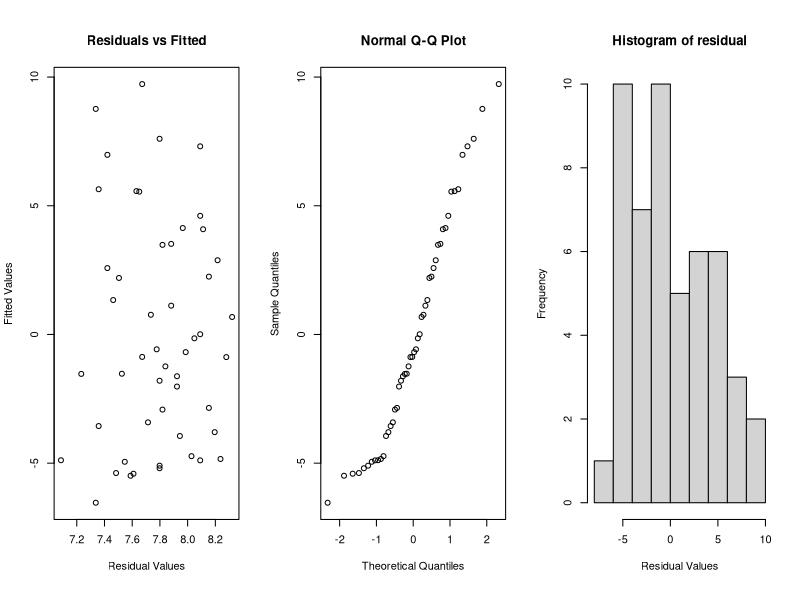

Generate this figure with R:
## ---- chunk 1
#' @title Least Square Estimator-group3 
#'
#' @description We create a function of the OLS estimator of the coefficients called beta_hats. 
#' @param Dependent A \code{vector} with the values for the dependent variable (or outcome variable).
#' @param Independent A \code{matrix} with the values for the independent variable.
#' @return A \code{numeric}.
#' @author John M. Musah & Alan R. Galloway
#' @importFrom 
#' @export
#' @examples
#' Using data("USArrests")
#' coeff_lm(USArrests$Murder,USArrests$UrbanPop)

#library(MASS)

coeff_beta <- function (Dependent, Independent) {
  
  library(MASS)
  #-------------------------------- preamble -------------------------------------
  # in case user gets something that is not a vector for 'Dependent'
  #  or a matrix for 'Independent', coerce data:
  Dependent <- as.vector(Dependent)
  Independent <- as.matrix(cbind(1,Independent))
  
  beta <- solve(t(Independent)%*%Independent)%*%t(Independent)%*%Dependent
  
  return(beta)

 
}

coeff_beta(USArrests$Murder,USArrests$UrbanPop)

## ---- chunk 2
#' @title Linear Model Function-group3
#'
#' @description We create a function of the OLS estimator of the coefficients called beta_hats. 
#' @param Dependent A \code{vector} with the values for the dependent variable (or outcome variable).
#' @param Independent A \code{matrix} with the values for the independent variable.
#' @param Beta A \code{matrix} that can be calculated using \code{coeff_lm} function.!
#' @param alpha A \code{numeric} (double) that sets the alpha coefficient to be used. Has to be between 0 and 1.
#' @param method A \code{string} that defines the method used. Options are "Asymptotic" and "Bootstrap", accepts minor misspellings with a warning - which can be both good and bad.
#' @return A \code{list} containing the following attributes:
#' \describe{
#'      \item{beta}{Estimated coefficients, Linear Regression Model.}
#'      \item{sigma2}{explanation}
#'      \item{variance_beta}{explanation}
#'      \item{ci}{explanation}
#' }
#' @author John M. Musah & Alan R. Galloway
#' @importFrom 
#' @export
#' @examples
#' Using data("USArrests")
#' coeff_lm(USArrests$Murder,USArrests$UrbanPop)

coeff_ci <- function (Dependent, Independent, alpha = 0.05) {
  
  beta <- coeff_beta(USArrests$Murder, USArrests$UrbanPop)
  b <- beta
  Dependent <- as.vector(USArrests$Murder)
  Independent <- as.matrix(USArrests$UrbanPop)
  n <- length(Dependent)
  p <- dim(Independent)[2]
  degrees_freedom <- n - p
  Independent <- as.matrix(cbind(1,USArrests$UrbanPop))
  
  #resid
  resid <- Dependent - Independent%*%as.matrix(b)
  
  #sigma2.hat
  sigma2.hat <- (1/degrees_freedom) * t(resid) %*% resid
  
  #var.beta
  var.beta <- as.numeric(sigma2.hat)*solve(t(Independent)%*%Independent)
  
  #quant
  quant <- 1 - alpha/2
  
  a <- beta - qnorm(p = quant)
  a <- as.numeric(a)
  
  c <- sqrt(var.beta)
  c <- t(b)
  c <- as.numeric(b)
  
  d <- beta + qnorm(p = quant)
  d <- as.matrix(d)
  d <- as.numeric(d)
  #nonconforming arrays?
  ci.beta <- c(a%*%c, d%*%c)
  
  return(ci.beta)
}
 
coeff_ci(USArrests$Murder,USArrests$UrbanPop)
## ---- chunk 3
#' @title Linear Model Function-group3
#'
#' @description Function that 
#' @param Dependent A \code{vector} with the values for the dependent variable (also called outcome).
#' @param Independent A \code{matrix} with the values for the independent variable (also called predictors, or explanatory variable).
#' @param Beta A \code{matrix} that can be calculated using \code{coeff_lm} function.!
#' @param alpha A \code{numeric} (double) that sets the alpha coefficient to be used. Has to be between 0 and 1.
#' @param method A \code{string} that defines the method used. Options are "Asymptotic" and "Bootstrap", accepts minor misspellings with a warning - which can be both good and bad.
#' @return A \code{list} containing the following attributes:
#' \describe{
#'      \item{beta}{Estimated coefficients, Linear Regression Model.}
#'      \item{sigma2}{explanation}
#'      \item{variance_beta}{explanation}
#'      \item{ci}{explanation}
#' }
#' @author John M. Musah & Alan R. Galloway
#' @importFrom 
#' @export
#' @examples
#' Using data("USArrests")
#' coeff_lm(USArrests$Murder,USArrests$UrbanPop)

coeff_ftest <- function (Dependent, Independent) {
  
   #--------------------------------------------------------------------------
  #-------------------------------- preamble --------------------------------
  
  # in case user gets something that is not a vector for 'Dependent'
  #  or a matrix for 'Independent', coerce data:
  #
  beta <- coeff_beta(Dependent, Independent)
  b <- beta
  Dependent <- as.vector(Dependent)
  Independent <- as.matrix(Independent)
  n <- length(Dependent)
  sample_mean <- mean(Dependent)
  Ind <- cbind(1,Independent)
  y_hat <- Ind%*% as.matrix(b)
  fit <- Ind%*%as.matrix(b)
  p <- dim(Ind)[2]
  degrees_freedom <- n - p
  
  DFM <- p - 1
  DFE <- n - p
  SSM <- sum((y_hat - sample_mean)^2)
  
  MSM <- SSM/DFM
  
  SSE <- sum((Dependent - y_hat)^2)
  
  MSE <- SSE/DFE
  #--------------------------------------------------------------------------
  
  # check and warnings:
  # 
  if(n != dim(Independent)[1])
    
    stop("Can you check the correspondence between x and y values? It seems we do not have proper pairs! If in doubt, check the documentation using ?coeff_least_sq")
  #--------------------------------------------------------------------------
  
  f_stat <- MSM/MSE
 
  f_prob <- pf(f_stat, DFM, DFE, lower.tail = FALSE)
  f_info <- rbind(f_stat, DFM, DFE, f_prob)
  rownames(f_info) <- c("F Stat: ","Lower DF: ","Higher DF:","P-Value: ")
  return(f_info) 
  
}

coeff_ftest(USArrests$Murder,USArrests$UrbanPop)



## ---- chunk 4
#' @title functon for r squared predicted error-group3
#'
#' @description Function that 
#' @param Dependent A \code{vector} with the values for the dependent variable (also called outcome).
#' @param Independent A \code{matrix} with the values for the independent variable (also called predictors, or explanatory variable).
#' @param Beta A \code{matrix} that can be calculated using \code{coeff_lm} function.!
#' @param alpha A \code{numeric} (double) that sets the alpha coefficient to be used. Has to be between 0 and 1.
#' @param method A \code{string} that defines the method used. Options are "Asymptotic" and "Bootstrap", accepts minor misspellings with a warning - which can be both good and bad.
#' @return A \code{list} containing the following attributes:
#' \describe{
#'      \item{beta}{Estimated coefficients, Linear Regression Model.}
#'      \item{sigma2}{explanation}
#'      \item{variance_beta}{explanation}
#'      \item{ci}{explanation}
#' }
#' @author John M. Musah & Alan R. Galloway
#' @importFrom 
#' @export
#' @examples
#' Using data("USArrests")
#' coeff_lm(USArrests$Murder,USArrests$UrbanPop)


coeff_rsquared <- function (Dependent, Independent) {
  
  #--------------------------------------------------------------------------
  #-------------------------------- preamble --------------------------------
  
  # in case user gets something that is not a vector for 'Dependent'
  #  or a matrix for 'Independent', coerce data:
  #
  beta <- coeff_beta(Dependent, Independent)
  b <- beta
  Dependent <- as.vector(Dependent)
  Independent <- as.matrix(Independent)
  n <- length(Dependent)
  p <- dim(Independent)[2]
  degrees_freedom <- n - p
  sample_mean <- mean(Dependent)
  Ind <- cbind(1,Independent)
  y_hat <- Ind%*% as.matrix(b)
  fit <- Ind%*%as.matrix(b)
  
  #--------------------------------------------------------------------------
  # Define base and dummy parameters:
  
  SSE <- sum((Dependent - y_hat)^2)
  SST <- sum((Dependent - sample_mean)^2)

  r_squared <- 1 - SSE/SST
  
  return(r_squared)
  
}
coeff_rsquared(USArrests$Murder,USArrests$UrbanPop)
## ---- chunk 5
#' @title functon for r squared predicted error-group3
#'
#' @description Function that 
#' @param Dependent A \code{vector} with the values for the dependent variable (also called outcome).
#' @param Independent A \code{matrix} with the values for the independent variable (also called predictors, or explanatory variable).
#' @param Beta A \code{matrix} that can be calculated using \code{coeff_lm} function.!
#' @param alpha A \code{numeric} (double) that sets the alpha coefficient to be used. Has to be between 0 and 1.
#' @param method A \code{string} that defines the method used. Options are "Asymptotic" and "Bootstrap", accepts minor misspellings with a warning - which can be both good and bad.
#' @return A \code{list} containing the following attributes:
#' \describe{
#'      \item{beta}{Estimated coefficients, Linear Regression Model.}
#'      \item{sigma2}{explanation}
#'      \item{variance_beta}{explanation}
#'      \item{ci}{explanation}
#' }
#' @author John M. Musah & Alan R. Galloway
#' @importFrom 
#' @export
#' @examples
#' Using data("USArrests")
#' coeff_lm(USArrests$Murder,USArrests$UrbanPop)


coeff_mallows_Cp <- function (Dependent, Independent) {
  
  #--------------------------------------------------------------------------
  #-------------------------------- preamble --------------------------------
  
  # in case user gets something that is not a vector for 'Dependent'
  #  or a matrix for 'Independent', coerce data:
  #
  beta <- coeff_beta(Dependent, Independent)
  b <- beta
  Dependent <- as.vector(Dependent)
  Independent <- as.matrix(Independent)
  n <- length(Dependent)
  p <- dim(Independent)[2]
  degrees_freedom <- n - p
  sample_mean <- mean(Dependent)
  Ind <- cbind(1,Independent)
  y_hat <- Ind%*% as.matrix(b)
  fit <- Ind%*%as.matrix(b)
  
  #--------------------------------------------------------------------------
  # Define base and dummy parameters:
  
  SSE <- sum((Dependent - y_hat)^2)
  
  #resid
  resid <- Dependent - Ind%*%as.matrix(b)
  
  #sigma2.hat
  sigma2.hat <- (1/degrees_freedom) * t(resid) %*% resid
  
  #--------------------------------------------------------------------------
  # check and warnings:
  # 
  if(n != dim(Independent)[1])
    
    stop("Can you check the correspondence between x and y values? It seems we do not have proper pairs! If in doubt, check the documentation using ?coeff_least_sq")
  #--------------------------------------------------------------------------
  
  mallows <- SSE +2*p*sigma2.hat
  
  return(mallows)
  
}

coeff_mallows_Cp(USArrests$Murder,USArrests$UrbanPop)

## ---- chunk 6
#' @title Plot function for coeff lm package-group3
#'
#' @description Function that 
#' @param Dependent A \code{vector} with the values for the dependent variable (also called outcome).
#' @param Independent A \code{matrix} with the values for the independent variable (also called predictors, or explanatory variable).
#' @param Beta A \code{matrix} that can be calculated using \code{coeff_lm} function.!
#' @param alpha A \code{numeric} (double) that sets the alpha coefficient to be used. Has to be between 0 and 1.
#' @param method A \code{string} that defines the method used. Options are "Asymptotic" and "Bootstrap", accepts minor misspellings with a warning - which can be both good and bad.
#' @return A \code{list} containing the following attributes:
#' \describe{
#'      \item{beta}{Estimated coefficients, Linear Regression Model.}
#'      \item{sigma2}{explanation}
#'      \item{variance_beta}{explanation}
#'      \item{ci}{explanation}
#' }
#' @author John M. Musah & Alan R. Galloway
#' @importFrom 
#' @export
#' @examples
#' data("USArrests")
#' coeff_plot(USArrests$Murder,USArrests$UrbanPop)
#' 
#' The actual function begins therefrom:




coeff_plot <- function (Dependent, Independent) {
  #--------------------------------------------------------------------------
  #-------------------------------- preamble --------------------------------
  
  # in case user gets something that is not a vector for 'Dependent'
  #  or a matrix for 'Independent', coerce data:
  # 
  beta <- coeff_beta(Dependent, Independent)
  Dependent <- as.matrix(Dependent)
  Independent <- as.matrix(cbind(1,Independent))
  #--------------------------------------------------------------------------
  # Define base and dummy parameters:
  # 
  n <- length(Dependent)
  p <- dim(Independent)[2]
  degrees_freedom <- n - p
  ci_beta <- rep(NA, p)
  size <- 1000
  residual <- Dependent - Independent%*%as.matrix(beta)
  fit <- Independent%*%beta
  #--------------------------------------------------------------------------
  # check and warnings:
  # 
  if(n != dim(Independent)[1])
    
    stop("Can you check the correspondence between x and y values? It seems we do not have proper pairs! If in doubt, check the documentation using ?coeff_least_sq")
  #--------------------------------------------------------------------------
  #
  
  par(mfrow=c(1,3),oma = c(1,0,1,0))
  plot(residual~fit, xlab="Residual Values",ylab="Fitted Values",main="Residuals vs Fitted")
  qqnorm(residual)
  HistResVFit=hist(residual, xlab = "Residual Values", ylab="Frequency")
  title(line = -2)
  
}
## ---- chunk 7
Model <- lm(USArrests$Murder~ USArrests$UrbanPop)
summary(Model)

## ---- chunk 8
data("USArrests")
coeff_beta(USArrests$Murder,USArrests$UrbanPop)
#coeff_ci(USArrests$Murder,USArrests$UrbanPop)
coeff_ftest(USArrests$Murder,USArrests$UrbanPop)
coeff_rsquared(USArrests$Murder,USArrests$UrbanPop)
coeff_mallows_Cp(USArrests$Murder,USArrests$UrbanPop)
coeff_plot(USArrests$Murder,USArrests$UrbanPop)

## ---- chunk 9

